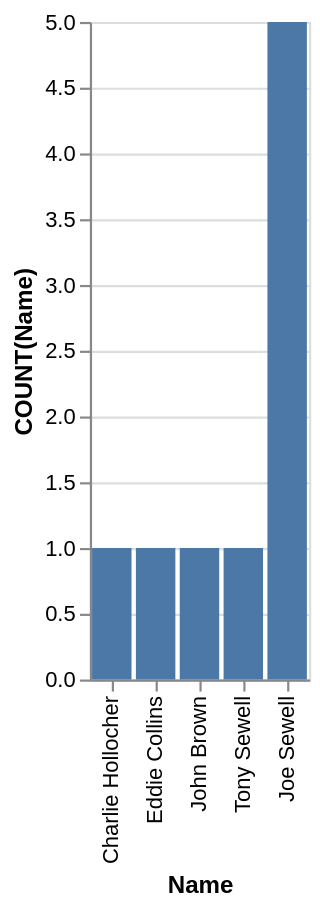

Specify this chart in Vega-Lite:
### Vega-Lite specification from a JSON file in a GitHub repository (floating-point values rounded to 4 significant figures)
{"data": {"values": [{"x_data": "Charlie Hollocher", "y_data": 1}, {"x_data": "Eddie Collins", "y_data": 1}, {"x_data": "Joe Sewell", "y_data": 5}, {"x_data": "John Brown", "y_data": 1}, {"x_data": "Tony Sewell", "y_data": 1}]}, "mark": "bar", "encoding": {"x": {"field": "x_data", "type": "nominal", "title": "Name", "sort": {"op": "sum", "field": "y_data", "order": "ascending"}}, "y": {"field": "y_data", "type": "quantitative", "title": "COUNT(Name)"}}}
